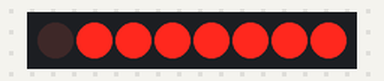
Bench run of a sketch on a simulated Arduino Uno, built with avr-gcc and run on an emulated ATmega328P. On the bench: 8 port-expander outputs drawn as a row of LEDs (first output left, lit = HIGH). Wiring (inferred from the names in the program): PCF8574 port expander at I2C address 0x20. Wiring (inferred from the signals the program sends): row of LEDs: on Q0, Q1, Q2, Q3, Q4, Q5, Q6, Q7.

Above: at 0.1 s.
At 0.7 s:
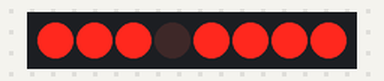
At 1.1 s:
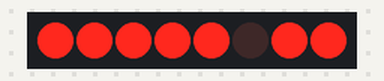
At 1.5 s:
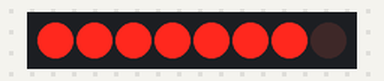
At 2.5 s:
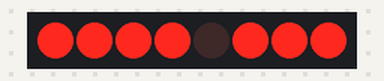
At 3.5 s:
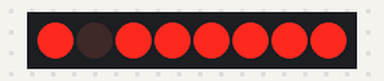
Timing chart, 0 to 3.8 s (numbered marks = the images above):
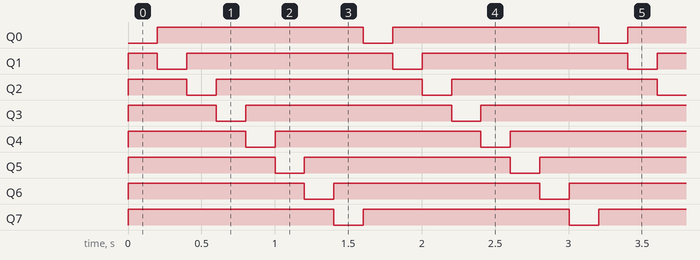

The sketch:

pcf8574Example.ino
```cpp
#include <Wire.h>
const int PCF8574 = 0x20;               // 슬레이브 주소
int value = 0x01;                       // PCF8574 모듈에 전송할 값 (0x01로 초기화)
void setup() {
    Wire.begin();                       // I2C 통신 시작
}

void loop() {
    WireSend();                         // PCF8574 모듈에 값 전송
    if (value == 0x80) {                // value가 0x80일 때 초기화
        value = 0x01;                   // 0x01부터 다시 시작
    } else {
        value <<= 1;                    // value 값을 왼쪽으로 1 비트 이동
    }
    delay(200);                         // 200ms 딜레이
}

void WireSend() {
    Wire.beginTransmission(PCF8574);    // PCF8574 모듈 주소 값을 가진 장치와 통신 시작
    Wire.write(value);                  // PCF8574 모듈에 value 전송
    Wire.endTransmission();             // 통신 종료
}
```

Measured:
- by itself, Q0, Q6, Q7: alternates HIGH for 1.4 s and LOW for 0.20 s
- by itself, Q1–5: repeats every 1.6 s: LOW 0.20 s, HIGH 1.4 s
- by itself, everything shown: repeats every 1.6 s, in 8 steps
